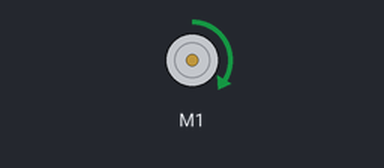
Bench run of a program on a simulated Raspberry Pi (BCM pin numbers). Parts: DC motor (green arrow = forward, orange = backward, longer = faster). What the program prints to the terminal is not drawn.

Above: at 2.5 s.
At 7.5 s:
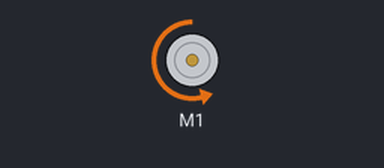
Timing chart, 0 to 13.0 s (numbered marks = the images above):
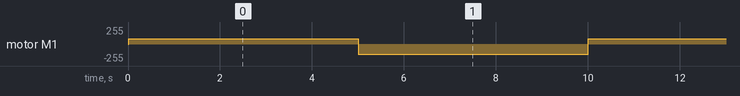

Measured:
- by itself, motor M1: alternates backward 153/255 for 5.0 s and forward 76/255 for 5.0 s

The program:

DCmotor.py
```python
from gpiozero import Motor
import time
# 라즈베리파이 GPIO pin 20, 21
motor = Motor(forward=20, backward=21)

while True:
    print('모터 회전 방향 : Forward')
    motor.forward(speed=0.3) # 30% 속도 높이기 speed인자는 1이 100% 0.5는 50%speed.
    time.sleep(5)

    print('모터 회전 방향 : Backward')
    motor.backward(speed=0.6) # 60% 속도 줄이기
    time.sleep(5)
```
